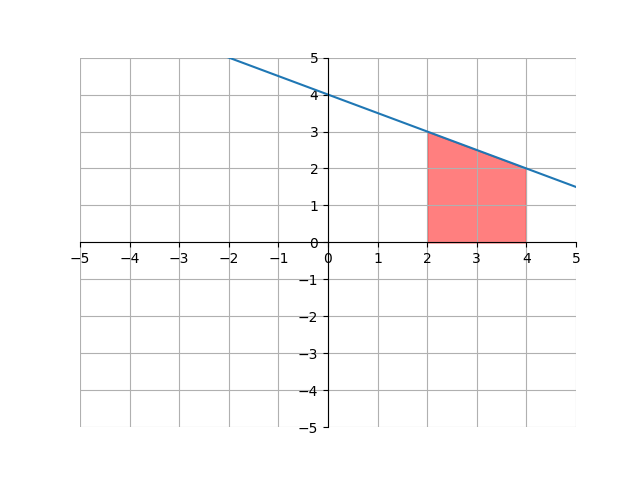

The Python source for this figure:
import matplotlib.pyplot as plt
import numpy as np

x = np.arange(-5, 5, .01)
y = -0.5 * x + 4
x1 = np.arange(2, 4, .01)
y1 = np.linspace(0, 0, 200)
y2 = -0.5 * x1 + 4

ax = plt.gca()
ax.spines['top'].set_color('none')
ax.spines['left'].set_position('zero')
ax.spines['right'].set_color('none')
ax.spines['bottom'].set_position('zero')

plt.xlim(-5, 5)
plt.ylim(-5, 5)
plt.xticks(np.arange(min(x), max(x)+1, 1.0))
plt.yticks(np.arange(-5, 5+1, 1.0))
plt.plot(x, y)

ax.fill_between(x1, y1, y2, color="red", alpha=0.5)

plt.grid(True)
plt.show()
